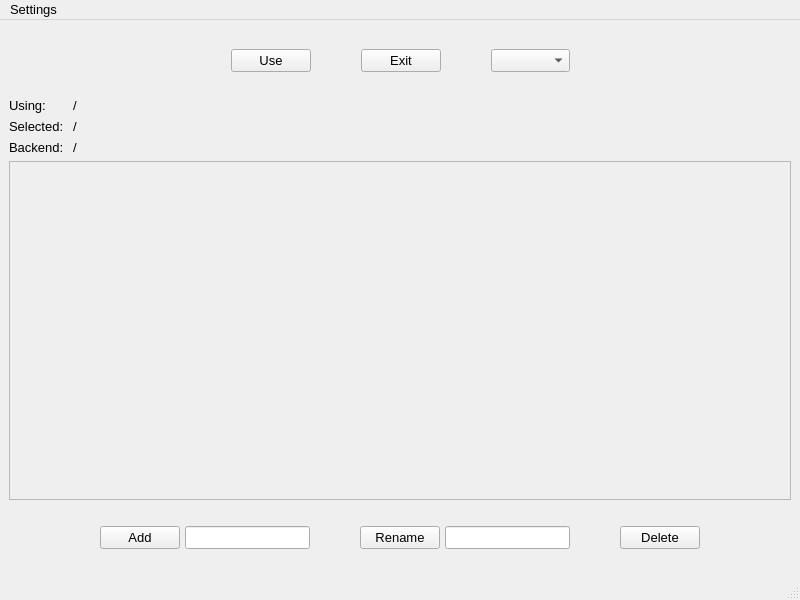
<?xml version="1.0" encoding="UTF-8"?>
<ui version="4.0">
 <class>MainWindow</class>
 <widget class="QMainWindow" name="MainWindow">
  <property name="geometry">
   <rect>
    <x>0</x>
    <y>0</y>
    <width>800</width>
    <height>600</height>
   </rect>
  </property>
  <property name="font">
   <font>
    <family>Cantarell</family>
    <pointsize>10</pointsize>
    <italic>false</italic>
    <bold>false</bold>
    <stylestrategy>PreferDefault</stylestrategy>
    <kerning>true</kerning>
   </font>
  </property>
  <property name="windowTitle">
   <string>Waypaper-Config-Selector</string>
  </property>
  <widget class="QWidget" name="centralwidget">
   <property name="sizePolicy">
    <sizepolicy hsizetype="Minimum" vsizetype="Minimum">
     <horstretch>0</horstretch>
     <verstretch>0</verstretch>
    </sizepolicy>
   </property>
   <layout class="QVBoxLayout" name="verticalLayout_2">
    <item>
     <layout class="QVBoxLayout" name="verticalLayout">
      <item>
       <layout class="QHBoxLayout" name="topBox">
        <property name="spacing">
         <number>50</number>
        </property>
        <property name="leftMargin">
         <number>0</number>
        </property>
        <property name="topMargin">
         <number>20</number>
        </property>
        <property name="bottomMargin">
         <number>20</number>
        </property>
        <item>
         <spacer name="topBoxLeftSpacer">
          <property name="orientation">
           <enum>Qt::Orientation::Horizontal</enum>
          </property>
          <property name="sizeHint" stdset="0">
           <size>
            <width>40</width>
            <height>20</height>
           </size>
          </property>
         </spacer>
        </item>
        <item>
         <widget class="QPushButton" name="useButton">
          <property name="text">
           <string>Use</string>
          </property>
         </widget>
        </item>
        <item>
         <widget class="QPushButton" name="exitButton">
          <property name="text">
           <string>Exit</string>
          </property>
          <property name="iconSize">
           <size>
            <width>16</width>
            <height>16</height>
           </size>
          </property>
          <property name="autoDefault">
           <bool>false</bool>
          </property>
         </widget>
        </item>
        <item>
         <widget class="QComboBox" name="windowSystemComboBox"/>
        </item>
        <item>
         <spacer name="topBoxRightSpacer">
          <property name="orientation">
           <enum>Qt::Orientation::Horizontal</enum>
          </property>
          <property name="sizeHint" stdset="0">
           <size>
            <width>40</width>
            <height>20</height>
           </size>
          </property>
         </spacer>
        </item>
       </layout>
      </item>
      <item>
       <layout class="QHBoxLayout" name="infoBox">
        <item>
         <layout class="QGridLayout" name="infoGrid">
          <item row="3" column="1">
           <widget class="QLabel" name="backendLabel">
            <property name="text">
             <string>/</string>
            </property>
           </widget>
          </item>
          <item row="1" column="1">
           <widget class="QLabel" name="usingLabel">
            <property name="text">
             <string>/</string>
            </property>
           </widget>
          </item>
          <item row="2" column="0">
           <widget class="QLabel" name="selectedStaticLabel">
            <property name="text">
             <string>Selected: </string>
            </property>
           </widget>
          </item>
          <item row="2" column="1">
           <widget class="QLabel" name="selectedLabel">
            <property name="text">
             <string>/</string>
            </property>
           </widget>
          </item>
          <item row="1" column="0">
           <widget class="QLabel" name="usingStaticLabel">
            <property name="text">
             <string>Using: </string>
            </property>
           </widget>
          </item>
          <item row="3" column="0">
           <widget class="QLabel" name="backendStaticLabel">
            <property name="enabled">
             <bool>true</bool>
            </property>
            <property name="text">
             <string>Backend:</string>
            </property>
           </widget>
          </item>
         </layout>
        </item>
        <item>
         <spacer name="infoBoxSpacer">
          <property name="orientation">
           <enum>Qt::Orientation::Horizontal</enum>
          </property>
          <property name="sizeHint" stdset="0">
           <size>
            <width>40</width>
            <height>20</height>
           </size>
          </property>
         </spacer>
        </item>
       </layout>
      </item>
      <item>
       <widget class="QScrollArea" name="configScroll">
        <property name="widgetResizable">
         <bool>true</bool>
        </property>
        <widget class="QWidget" name="configWidget">
         <property name="geometry">
          <rect>
           <x>0</x>
           <y>0</y>
           <width>778</width>
           <height>323</height>
          </rect>
         </property>
         <layout class="QHBoxLayout" name="horizontalLayout_2">
          <item>
           <layout class="QVBoxLayout" name="configVBox">
            <item>
             <layout class="QHBoxLayout" name="configHBox">
              <item>
               <spacer name="configRightSpacer">
                <property name="orientation">
                 <enum>Qt::Orientation::Horizontal</enum>
                </property>
                <property name="sizeHint" stdset="0">
                 <size>
                  <width>40</width>
                  <height>20</height>
                 </size>
                </property>
               </spacer>
              </item>
              <item>
               <layout class="QGridLayout" name="configGrid">
                <property name="leftMargin">
                 <number>10</number>
                </property>
                <property name="topMargin">
                 <number>10</number>
                </property>
                <property name="rightMargin">
                 <number>9</number>
                </property>
                <property name="bottomMargin">
                 <number>10</number>
                </property>
               </layout>
              </item>
              <item>
               <spacer name="configLeftSpacer">
                <property name="orientation">
                 <enum>Qt::Orientation::Horizontal</enum>
                </property>
                <property name="sizeHint" stdset="0">
                 <size>
                  <width>40</width>
                  <height>20</height>
                 </size>
                </property>
               </spacer>
              </item>
             </layout>
            </item>
            <item>
             <spacer name="configButtomSpacer">
              <property name="orientation">
               <enum>Qt::Orientation::Vertical</enum>
              </property>
              <property name="sizeHint" stdset="0">
               <size>
                <width>20</width>
                <height>40</height>
               </size>
              </property>
             </spacer>
            </item>
           </layout>
          </item>
         </layout>
        </widget>
       </widget>
      </item>
      <item>
       <layout class="QHBoxLayout" name="bottomBox" stretch="0,0,0,0,0">
        <property name="spacing">
         <number>50</number>
        </property>
        <property name="sizeConstraint">
         <enum>QLayout::SizeConstraint::SetFixedSize</enum>
        </property>
        <property name="topMargin">
         <number>20</number>
        </property>
        <property name="bottomMargin">
         <number>20</number>
        </property>
        <item>
         <spacer name="bottomBoxLeftSpacer">
          <property name="orientation">
           <enum>Qt::Orientation::Horizontal</enum>
          </property>
          <property name="sizeHint" stdset="0">
           <size>
            <width>40</width>
            <height>20</height>
           </size>
          </property>
         </spacer>
        </item>
        <item>
         <layout class="QHBoxLayout" name="addBox">
          <property name="spacing">
           <number>5</number>
          </property>
          <item>
           <widget class="QPushButton" name="addButton">
            <property name="sizePolicy">
             <sizepolicy hsizetype="Fixed" vsizetype="Fixed">
              <horstretch>0</horstretch>
              <verstretch>0</verstretch>
             </sizepolicy>
            </property>
            <property name="text">
             <string>Add</string>
            </property>
           </widget>
          </item>
          <item>
           <widget class="QLineEdit" name="addName">
            <property name="sizePolicy">
             <sizepolicy hsizetype="Fixed" vsizetype="Fixed">
              <horstretch>0</horstretch>
              <verstretch>0</verstretch>
             </sizepolicy>
            </property>
           </widget>
          </item>
         </layout>
        </item>
        <item>
         <layout class="QHBoxLayout" name="renameBox">
          <property name="spacing">
           <number>5</number>
          </property>
          <item>
           <widget class="QPushButton" name="renameButton">
            <property name="sizePolicy">
             <sizepolicy hsizetype="Fixed" vsizetype="Fixed">
              <horstretch>0</horstretch>
              <verstretch>0</verstretch>
             </sizepolicy>
            </property>
            <property name="text">
             <string>Rename</string>
            </property>
           </widget>
          </item>
          <item>
           <widget class="QLineEdit" name="renameEdit">
            <property name="sizePolicy">
             <sizepolicy hsizetype="Fixed" vsizetype="Fixed">
              <horstretch>0</horstretch>
              <verstretch>0</verstretch>
             </sizepolicy>
            </property>
           </widget>
          </item>
         </layout>
        </item>
        <item>
         <widget class="QPushButton" name="deleteButton">
          <property name="sizePolicy">
           <sizepolicy hsizetype="Fixed" vsizetype="Fixed">
            <horstretch>0</horstretch>
            <verstretch>0</verstretch>
           </sizepolicy>
          </property>
          <property name="text">
           <string>Delete</string>
          </property>
         </widget>
        </item>
        <item>
         <spacer name="bottomBoxRightSpacer">
          <property name="orientation">
           <enum>Qt::Orientation::Horizontal</enum>
          </property>
          <property name="sizeHint" stdset="0">
           <size>
            <width>40</width>
            <height>20</height>
           </size>
          </property>
         </spacer>
        </item>
       </layout>
      </item>
     </layout>
    </item>
   </layout>
  </widget>
  <widget class="QMenuBar" name="menubar">
   <property name="geometry">
    <rect>
     <x>0</x>
     <y>0</y>
     <width>800</width>
     <height>21</height>
    </rect>
   </property>
   <widget class="QMenu" name="menuSettings">
    <property name="title">
     <string>Settings</string>
    </property>
    <addaction name="actionPreferences"/>
   </widget>
   <addaction name="menuSettings"/>
  </widget>
  <widget class="QStatusBar" name="statusbar"/>
  <action name="autoChangeBackendAction">
   <property name="checkable">
    <bool>true</bool>
   </property>
   <property name="text">
    <string>Auto change backend</string>
   </property>
  </action>
  <action name="actionPreferences">
   <property name="text">
    <string>&amp;Preferences</string>
   </property>
  </action>
 </widget>
 <resources/>
 <connections>
  <connection>
   <sender>addButton</sender>
   <signal>clicked()</signal>
   <receiver>MainWindow</receiver>
   <slot>addConfig()</slot>
   <hints>
    <hint type="sourcelabel">
     <x>155</x>
     <y>534</y>
    </hint>
    <hint type="destinationlabel">
     <x>399</x>
     <y>299</y>
    </hint>
   </hints>
  </connection>
  <connection>
   <sender>deleteButton</sender>
   <signal>clicked()</signal>
   <receiver>MainWindow</receiver>
   <slot>deleteConfig()</slot>
   <hints>
    <hint type="sourcelabel">
     <x>644</x>
     <y>534</y>
    </hint>
    <hint type="destinationlabel">
     <x>399</x>
     <y>299</y>
    </hint>
   </hints>
  </connection>
  <connection>
   <sender>useButton</sender>
   <signal>clicked()</signal>
   <receiver>MainWindow</receiver>
   <slot>useConfig()</slot>
   <hints>
    <hint type="sourcelabel">
     <x>263</x>
     <y>61</y>
    </hint>
    <hint type="destinationlabel">
     <x>172</x>
     <y>62</y>
    </hint>
   </hints>
  </connection>
  <connection>
   <sender>exitButton</sender>
   <signal>clicked()</signal>
   <receiver>MainWindow</receiver>
   <slot>close()</slot>
   <hints>
    <hint type="sourcelabel">
     <x>415</x>
     <y>59</y>
    </hint>
    <hint type="destinationlabel">
     <x>415</x>
     <y>89</y>
    </hint>
   </hints>
  </connection>
  <connection>
   <sender>actionPreferences</sender>
   <signal>triggered()</signal>
   <receiver>MainWindow</receiver>
   <slot>openPreferenceDialogue()</slot>
   <hints>
    <hint type="sourcelabel">
     <x>-1</x>
     <y>-1</y>
    </hint>
    <hint type="destinationlabel">
     <x>399</x>
     <y>299</y>
    </hint>
   </hints>
  </connection>
  <connection>
   <sender>renameButton</sender>
   <signal>clicked()</signal>
   <receiver>MainWindow</receiver>
   <slot>renameConfig()</slot>
   <hints>
    <hint type="sourcelabel">
     <x>400</x>
     <y>534</y>
    </hint>
    <hint type="destinationlabel">
     <x>399</x>
     <y>299</y>
    </hint>
   </hints>
  </connection>
  <connection>
   <sender>windowSystemComboBox</sender>
   <signal>currentIndexChanged(int)</signal>
   <receiver>MainWindow</receiver>
   <slot>setWindowSystem(int)</slot>
   <hints>
    <hint type="sourcelabel">
     <x>512</x>
     <y>62</y>
    </hint>
    <hint type="destinationlabel">
     <x>527</x>
     <y>102</y>
    </hint>
   </hints>
  </connection>
 </connections>
 <slots>
  <slot>addConfig()</slot>
  <slot>useConfig()</slot>
  <slot>deleteConfig()</slot>
  <slot>renameConfig()</slot>
  <slot>setAutoChangeBackend(bool)</slot>
  <slot>openPreferenceDialogue()</slot>
  <slot>setWindowSystem(int)</slot>
 </slots>
</ui>
